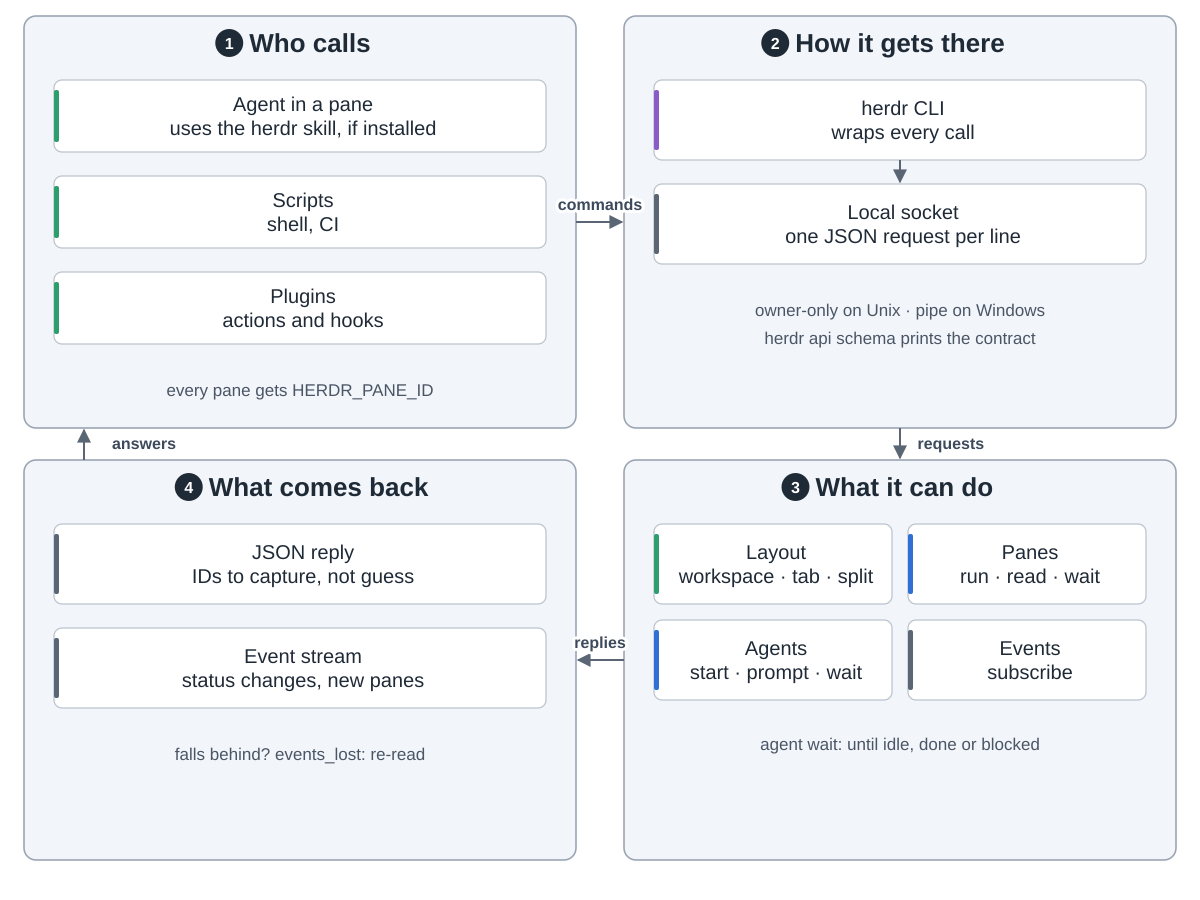

Python code for this plot:
"""herdr control API: who calls it, how, what it can do, and what comes back.  Drawn from
https://github.com/herdrdev/herdr (docs/next/website/src/content/docs/socket-api.mdx, agent-automation.mdx,
agent-skill.mdx, plugins.mdx; skills/herdr/SKILL.md; src/api/server.rs SOCKET_PERMISSION_MODE = 0o600;
commit e35f393).  Run: python3 api.py

Snake order: 1 who calls (top left) -> 2 how it gets there (top right) -> 3 what it can do
(bottom right) -> 4 what comes back (bottom left) -> back to 1."""
import sys
from pathlib import Path

sys.path.insert(0, str(Path(__file__).resolve().parents[2] / "tools"))
from archdiagram import Diagram  # noqa: E402

L, R, W = 24, 624, 552
T1, H1 = 16, 412
T2, H2 = 460, 400


def col(x, top, cards, h=72, gap=24, arrows=True):
    """One column of wide cards, top to bottom, optionally joined by arrows."""
    for i, (lbl, kind) in enumerate(cards):
        y = top + 64 + i * (h + gap)
        d.card(x + 30, y, lbl, kind, w=492, h=h)
        if arrows and i:
            d.arrow(f"M{x + W / 2} {y - gap}V{y - 2}")


def grid(x, top, cards, h=80, gap=16, y0=64):
    """Two columns of cards, filled row by row."""
    for i, (lbl, kind) in enumerate(cards):
        d.card(x + 30 + (i % 2) * 254, top + y0 + (i // 2) * (h + gap), lbl, kind, w=238, h=h)


def handoffs(a, b, c, ya=T1 + 206, yc=T2 + 200):
    """Arrows between the four groups in snake order, with what each one carries."""
    if a:
        d.arrow(f"M{L + W} {ya}H{R - 2}", label=a, at=(600, ya - 12))
    if b:
        d.arrow(f"M{R + W / 2} {T1 + H1}V{T2 - 2}", label=b, at=(R + W / 2 + 14 + len(b) * 4.6, T1 + H1 + 21))
    if c:
        d.arrow(f"M{R} {yc}H{L + W + 2}", label=c, at=(600, yc - 12))

d = Diagram("herdr control API",
            "1 Who calls: an agent in a pane, using the herdr skill if installed; scripts; plugins. Every pane gets "
            "HERDR_PANE_ID and HERDR_SOCKET_PATH. "
            "2 How it gets there: the herdr CLI wraps every call; underneath is a local socket with one JSON "
            "request per line (a Unix socket, owner-only, or a Windows named pipe). herdr api schema prints the contract. "
            "3 What it can do: layout (workspace, tab, split), panes (run, read, wait for output), agents (start, "
            "prompt, wait until idle, done or blocked), and event subscriptions. "
            "4 What comes back: a JSON reply with IDs to capture, and an event stream of status changes. A reader "
            "that falls behind gets events_lost and re-reads a snapshot.")

d.group(L, T1, W, H1, "Who calls", 1)
col(L, T1, [("Agent in a pane|uses the herdr skill, if installed", "plan"),
            ("Scripts|shell, CI", "plan"),
            ("Plugins|actions and hooks", "plan")], arrows=False)

d.group(R, T1, W, H1, "How it gets there", 2)
col(R, T1, [("herdr CLI|wraps every call", "write"),
            ("Local socket|one JSON request per line", "data")], h=80)
d.note(R + W / 2, T1 + 300, "owner-only on Unix · pipe on Windows")
d.note(R + W / 2, T1 + 328, "herdr api schema prints the contract")

d.group(R, T2, W, H2, "What it can do", 3)
grid(R, T2, [("Layout|workspace · tab · split", "plan"), ("Panes|run · read · wait", "coding"),
             ("Agents|start · prompt · wait", "coding"), ("Events|subscribe", "data")], h=80)
d.note(R + W / 2, T2 + 290, "agent wait: until idle, done or blocked")

d.group(L, T2, W, H2, "What comes back", 4)
col(L, T2, [("JSON reply|IDs to capture, not guess", "data"),
            ("Event stream|status changes, new panes", "data")], h=80, arrows=False)
d.note(L + W / 2, T2 + 300, "falls behind? events_lost: re-read")

handoffs("commands", "requests", "replies")
d.arrow(f"M{L + 60} {T2}V{T1 + H1 + 2}", label="answers", at=(L + 120, T1 + H1 + 21))
d.note(L + W / 2, T1 + 380, "every pane gets HERDR_PANE_ID")
d.save(Path(__file__).with_name("api.svg"))
